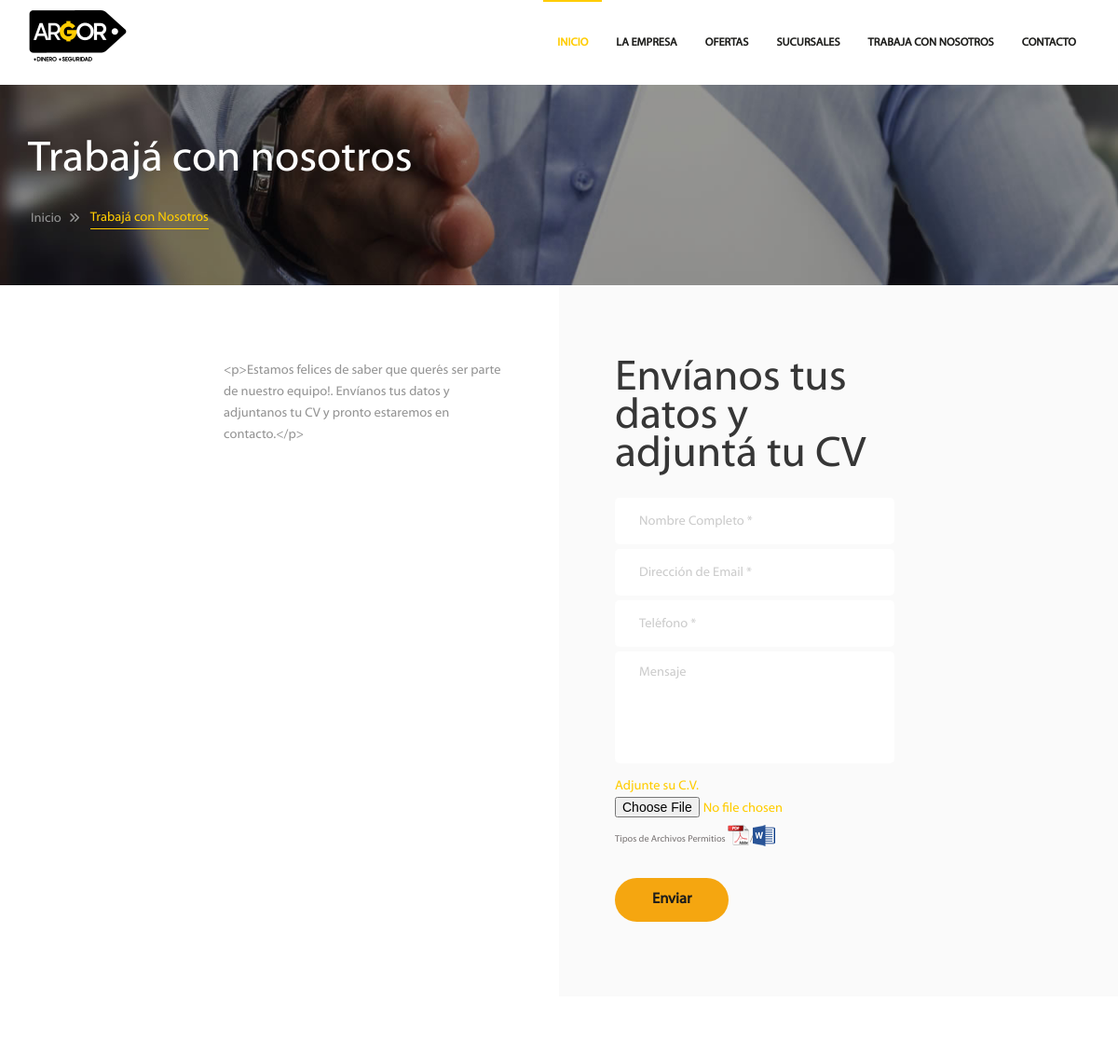
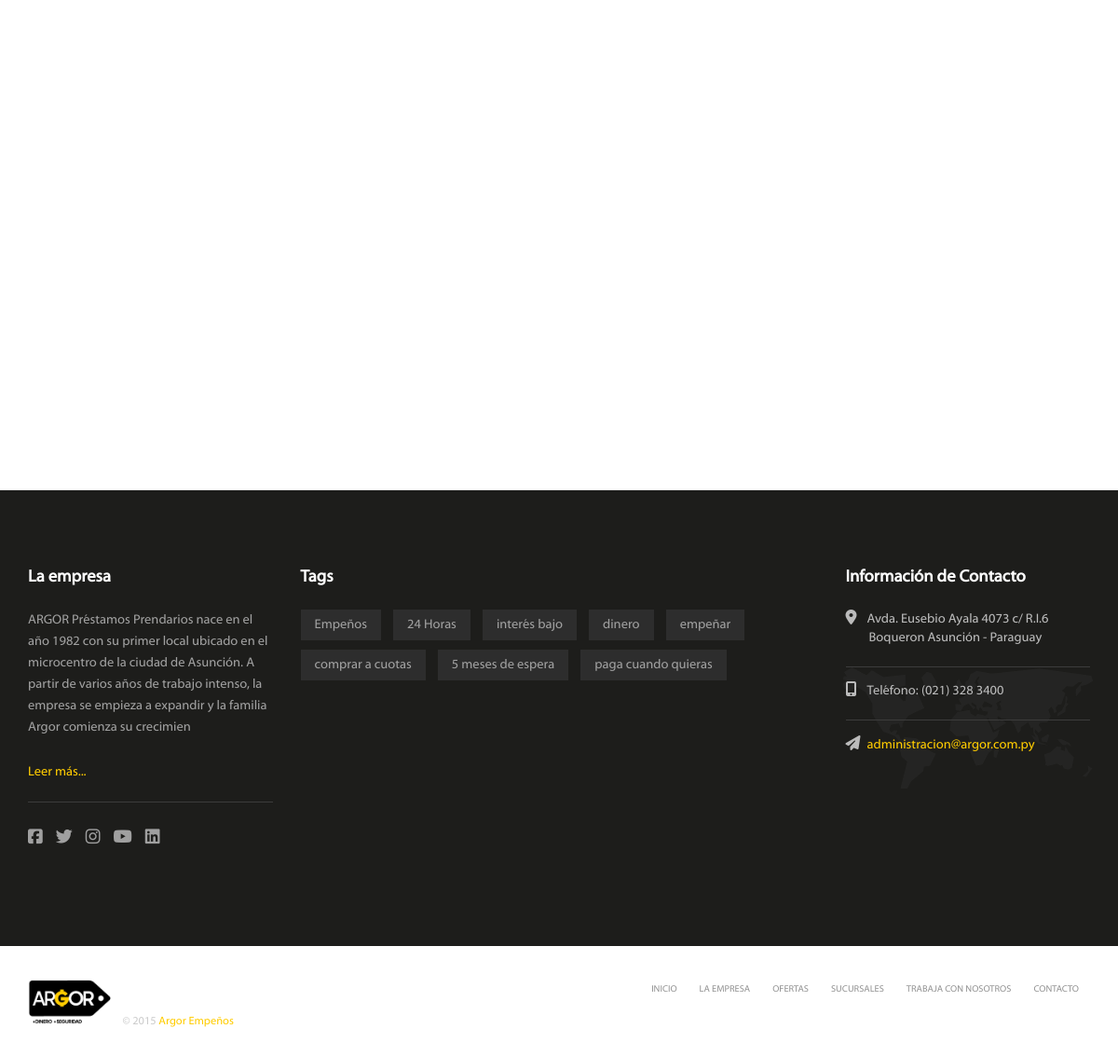
Page /trabaja-con-nosotros.php on the committed database (2 pictures, top to bottom).
### tables this page shows
CREATE TABLE IF NOT EXISTS `logo` (
  `id` int(11) NOT NULL AUTO_INCREMENT,
  `logo` varchar(80) DEFAULT NULL,
  `alt` varchar(80) DEFAULT NULL,
  PRIMARY KEY (`id`)
);

CREATE TABLE IF NOT EXISTS `secciones` (
  `id` int(11) NOT NULL AUTO_INCREMENT,
  `secciones` varchar(60) NOT NULL,
  `url_amigable` varchar(80) NOT NULL,
  `titulo_pagina` varchar(160) DEFAULT NULL,
  `descripcion_pagina` varchar(255) DEFAULT NULL,
  `keywords_pagina` varchar(255) DEFAULT NULL,
  `mostrar` int(1) unsigned DEFAULT NULL,
  PRIMARY KEY (`id`)
);

CREATE TABLE IF NOT EXISTS `trabaja_con_nosotros` (
  `id` int(11) NOT NULL,
  `titulo` varchar(60) DEFAULT NULL,
  `contenido` text,
  `encabezado` varchar(255) DEFAULT NULL,
  PRIMARY KEY (`id`)
);

CREATE TABLE IF NOT EXISTS `la_empresa` (
  `id` int(11) NOT NULL AUTO_INCREMENT,
  `titulo1` varchar(160) DEFAULT NULL,
  `contenido1` text,
  `titulo2` varchar(160) DEFAULT NULL,
  `contenido2` text,
  `mision` text,
  `vision` text,
  `valores` text,
  `pas` text,
  `img` varchar(60) DEFAULT NULL,
  `img_pas` varchar(60) DEFAULT NULL,
  `titulo_pas` varchar(60) DEFAULT NULL,
  PRIMARY KEY (`id`)
);

CREATE TABLE IF NOT EXISTS `redes_sociales` (
  `id` int(11) NOT NULL AUTO_INCREMENT,
  `descripcion` varchar(60) NOT NULL,
  `img` varchar(60) DEFAULT NULL,
  `url` varchar(120) DEFAULT NULL,
  `mostrar` int(1) DEFAULT NULL,
  PRIMARY KEY (`id`)
);

CREATE TABLE IF NOT EXISTS `tags` (
  `id` int(11) NOT NULL AUTO_INCREMENT,
  `descripcion` varchar(180) NOT NULL,
  `mostrar` int(1) DEFAULT NULL,
  PRIMARY KEY (`id`)
);

CREATE TABLE IF NOT EXISTS `contacto` (
  `id` int(11) NOT NULL AUTO_INCREMENT,
  `titulo_left` varchar(160) DEFAULT NULL,
  `titulo_local` varchar(160) DEFAULT NULL,
  `direccion_local` varchar(255) DEFAULT NULL,
  `telefono_local` varchar(60) DEFAULT NULL,
  `email_local` varchar(60) DEFAULT NULL,
  `titulo_horario` varchar(160) DEFAULT NULL,
  `horario_dia` varchar(60) DEFAULT NULL,
  `horario_sabados` varchar(60) DEFAULT NULL,
  `horario_info` varchar(255) DEFAULT NULL,
  `titulo_right` varchar(160) DEFAULT NULL,
  `map_latitude` varchar(30) DEFAULT NULL,
  `map_longitude` varchar(30) DEFAULT NULL,
  `email_formulario` varchar(60) DEFAULT NULL,
  `email_cv` varchar(60) DEFAULT NULL,
  PRIMARY KEY (`id`)
);

### trabaja-con-nosotros.php (the view, shortened to what the rows shown need)
<?php
include 'header.php';
$sqlTrabaja = "SELECT * FROM trabaja_con_nosotros WHERE id = 1";
$db->setQuery($sqlTrabaja);
$work = $db->loadObject();
?>
<div class="page-content dark custom-img-background page-trabaja page-title mb-0">
    <div class="container">
        <div class="row">
            <div class="col-md-12 triggerAnimation animated" data-animate='fadeInUp'>
                <div class="simple-heading mb-30">
                    <h2>Trabajá con nosotros</h2>
                </div>
            </div>
        </div>
    </div>
</div>
<div class="page-content">
    <div class="container-fluid">
        <div class="row mb-0">
            <div class="col-md-6 clearfix custom-col-padding left-col pt-80 pb-0 mb-0">
                <?php echo utf8_encode($work->contenido); ?>
            </div>
            <div class="col-md-6 bkg-grey custom-col-padding right-col pt-80 pb-80 mb-0">
                <div class="simple-heading">
                    <h2><?php echo utf8_encode($work->encabezado); ?></h2>
                </div>
                <form class="wpcf7" method="post" id="frm-cv" enctype="multipart/form-data" action="ajax/submit-cv-ajax.php">
                </form>
            </div>
        </div>
    </div>
</div>
<?php include 'footer.php'; ?>

### header.php (shortened to what the rows shown need)
<?php
include 'db-config/database.class.php';
$db = DataBase::getInstance();
include 'lib/functions.php';
$sqlLogo = "SELECT logo, alt FROM logo WHERE id = 1";
$db->setQuery($sqlLogo);
$logo = $db->loadObject();
$sqlSecciones = "SELECT * FROM secciones";
$db->setQuery($sqlSecciones);
$secciones = $db->loadObjectList();
$inicio = array();
$empresa = array();
$ofertas = array();
$sucursales = array();
$trabaja = array();
$contacto = array();
foreach ($secciones as $seccion) {
    switch ($seccion->secciones) {
        case 'inicio':
            array_push($inicio, array('titulo' => utf8_encode($seccion->secciones), 'url' => $seccion->url_amigable, 'mostrar' => $seccion->mostrar, 'title' => utf8_encode($seccion->titulo_pagina), 'descripcion' => utf8_encode($seccion->descripcion_pagina), 'keywords' => utf8_encode($seccion->keywords_pagina)));
            break;
        case 'la empresa':
            array_push($empresa, array('titulo' => utf8_encode($seccion->secciones), 'url' => $seccion->url_amigable, 'mostrar' => $seccion->mostrar, 'title' => utf8_encode($seccion->titulo_pagina), 'descripcion' => utf8_encode($seccion->descripcion_pagina), 'keywords' => utf8_encode($seccion->keywords_pagina)));
            break;
        case 'ofertas':
            array_push($ofertas, array('titulo' => utf8_encode($seccion->secciones), 'url' => $seccion->url_amigable, 'mostrar' => $seccion->mostrar, 'title' => utf8_encode($seccion->titulo_pagina), 'descripcion' => utf8_encode($seccion->descripcion_pagina), 'keywords' => utf8_encode($seccion->keywords_pagina)));
            break;
        case 'sucursales':
            array_push($sucursales, array('titulo' => utf8_encode($seccion->secciones), 'url' => $seccion->url_amigable, 'mostrar' => $seccion->mostrar, 'title' => utf8_encode($seccion->titulo_pagina), 'descripcion' => utf8_encode($seccion->descripcion_pagina), 'keywords' => utf8_encode($seccion->keywords_pagina)));
            break;
        case 'trabaja con nosotros':
            array_push($trabaja, array('titulo' => utf8_encode($seccion->secciones), 'url' => $seccion->url_amigable, 'mostrar' => $seccion->mostrar, 'title' => utf8_encode($seccion->titulo_pagina), 'descripcion' => utf8_encode($seccion->descripcion_pagina), 'keywords' => utf8_encode($seccion->keywords_pagina)));
            break;
        case 'contacto':
            array_push($contacto, array('titulo' => utf8_encode($seccion->secciones), 'url' => $seccion->url_amigable, 'mostrar' => $seccion->mostrar, 'title' => utf8_encode($seccion->titulo_pagina), 'descripcion' => utf8_encode($seccion->descripcion_pagina), 'keywords' => utf8_encode($seccion->keywords_pagina)));
            break;
    }
}
$actualPage = getPage();
$currentIndex = '';
$currentOfertas = '';
$currentEmpresa = '';
$currentSucursales = '';
$currentTrabaja = '';
$currentContato = '';
$actualPage = str_replace('argor.com.py', '', $actualPage);
switch ($actualPage) {
    default:
        $currentIndex = 'current-menu-item';
        break;
}
?>
<!DOCTYPE html>
<html>
    <head>
        <link rel="stylesheet" href="<?php echo getUrl(); ?>css/bootstrap.css"/>
        <link rel="stylesheet" href="<?php echo getUrl(); ?>css/style.css"/>
        <link rel="stylesheet" href="<?php echo getUrl(); ?>css/color-default.css"/>
        <link rel="stylesheet" href="<?php echo getUrl(); ?>css/retina.css"/>
        <link rel="stylesheet" href="<?php echo getUrl(); ?>css/responsive.css"/>
        <link rel="stylesheet" href="<?php echo getUrl(); ?>css/animate.css"/>
        <link rel='stylesheet' href='<?php echo getUrl(); ?>owl-carousel/owl.carousel.css'/>
        <link rel='stylesheet' href='<?php echo getUrl(); ?>owl-carousel/owl.theme.css'/>
        <link rel="stylesheet" href="<?php echo getUrl(); ?>masterslider/style/masterslider.css" />
        <link rel="stylesheet" href="<?php echo getUrl(); ?>masterslider/skins/default/style.css" />
        <link href='<?php echo getUrl(); ?>masterslider/style/ms-staff-style.css' rel='stylesheet' type='text/css'>
    </head>
    <body>
        <div id="header-wrapper">
            <header id="header" class="dark">
                <div class="header-inner">
                    <div class="container">
                        <div class="main-nav">
                            <div class="row">
                                <div class="col-md-12 triggerAnimation animated" data-animate='fadeInDown'>
                                    <nav class="navbar navbar-default nav-left pi-mega">
                                        <div class="navbar-header">
                                            <div class="logo">
                                                <a href="/">
                                                    <img src="<?php echo getUrl() . 'img/' . utf8_encode($logo->logo); ?>" alt="<?php echo utf8_encode($logo->alt); ?>">
                                                </a>
                                            </div>
                                        </div>
                                        <div class="collapse navbar-collapse">
                                            <ul class="nav navbar-nav pi-nav">
                                                <?php if ($inicio[0]['mostrar'] == 1): ?>
                                                    <li class="dropdown <?php echo $currentIndex; ?>"><a href="<?php echo $inicio[0]['url']; ?>"><?php echo $inicio[0]['titulo']; ?></a></li>
                                                <?php endif; ?>
                                                <?php if ($empresa[0]['mostrar'] == 1): ?>
                                                    <li class="dropdown <?php echo $currentEmpresa; ?>"><a href="<?php echo getUrl() . $empresa[0]['url']; ?>"><?php echo $empresa[0]['titulo']; ?></a></li>
                                                <?php endif; ?>
                                                <?php if ($ofertas[0]['mostrar'] == 1): ?>
                                                    <li class="dropdown <?php echo $currentOfertas; ?>"><a href="<?php echo getUrl() . $ofertas[0]['url']; ?>"><?php echo $ofertas[0]['titulo']; ?></a></li>
                                                <?php endif; ?>
                                                <?php if ($sucursales[0]['mostrar'] == 1): ?>
                                                    <li class="dropdown <?php echo $currentSucursales; ?>"><a href="<?php echo getUrl() . $sucursales[0]['url']; ?>"><?php echo $sucursales[0]['titulo']; ?></a></li>
                                                <?php endif; ?>
                                                <?php if ($trabaja[0]['mostrar'] == 1): ?>
                                                    <li class="dropdown <?php echo $currentTrabaja; ?>"><a href="<?php echo getUrl() . $trabaja[0]['url']; ?>"><?php echo $trabaja[0]['titulo']; ?></a></li>
                                                <?php endif; ?>
                                                <?php if ($contacto[0]['mostrar'] == 1): ?>
                                                    <li class="dropdown <?php echo $currentContato; ?>"><a href="<?php echo getUrl() . $contacto[0]['url']; ?>"><?php echo $contacto[0]['titulo']; ?></a></li>
                                                <?php endif; ?>
                                            </ul>
                                        </div>
                                    </nav>
                                </div>
                            </div>
                        </div>
                    </div>
                </div>
            </header>
        </div>

### footer.php (shortened to what the rows shown need)
<?php
$sqlMap = "SELECT map_latitude, map_longitude FROM contacto WHERE id = 1";
$db->setQuery($sqlMap);
$sqlRedes = "SELECT * FROM redes_sociales WHERE mostrar = 1";
$db->setQuery($sqlRedes);
$redes = $db->loadObjectList();
$sqlTags = "SELECT * FROM tags WHERE mostrar = 1";
$db->setQuery($sqlTags);
$tags = $db->loadObjectList();
$sqlLaEmpresa = "SELECT contenido1 FROM la_empresa WHERE id = 1";
$db->setQuery($sqlLaEmpresa);
$laEmpresa = $db->loadObject();
$sqlContactoFooter = "SELECT * FROM contacto WHERE id = 1";
$db->setQuery($sqlContactoFooter);
$contactoFooter = $db->loadObject();
?>
<div id="footer-wrapper">
    <footer id="footer">
        <div class="container">
            <div class="row">
                <ul class="col-md-3 col-sm-6 footer-widget-container">
                    <li class="widget widget_text">
                        <div class="title">
                            <h3>La empresa</h3>
                        </div>
                        <p>
                            <?php echo utf8_encode(substr($laEmpresa->contenido1, 0, 240)); ?>
                        </p>
                        <a href="<?php echo getUrl() ?>empresa"><span>Leer más...</span></a>
                        <ul class="social-links">
                            <?php foreach ($redes as $red): ?>
                                <li><a href="<?php echo $red->url; ?>"><i class="<?php echo $red->img; ?>"></i></a></li>
                            <?php endforeach; ?>
                        </ul>
                    </li>
                </ul>
                <ul class="col-md-6 col-sm-6 footer-widget-container">
                    <li class="widget widget_tag_cloud">
                        <div class="tagcloud">
                            <?php foreach ($tags as $tag): ?>
                                <a href="#"><?php echo utf8_encode($tag->descripcion); ?></a>
                            <?php endforeach; ?>
                        </div>
                    </li>
                </ul>
                <ul class="col-md-3 col-sm-6 footer-widget-container contact-info-widget-bkg">
                    <li class="widget contact-info">
                        <ul class="contact-info-list">
                            <li>
                                <i class="fa fa-map-marker"></i>
                                <?php echo utf8_encode($contactoFooter->direccion_local); ?>
                            </li>
                            <li>
                                <i class="fa fa-mobile"></i>
                                Teléfono: <?php echo utf8_encode($contactoFooter->telefono_local); ?>
                            </li>
                            <li>
                                <i class="fa fa-paper-plane"></i>
                                <a href="mailto:<?php echo utf8_encode($contactoFooter->email_local); ?>"><span><?php echo utf8_encode($contactoFooter->email_local); ?></span></a>
                            </li>
                        </ul>
                    </li>
                </ul>
            </div>
        </div>
    </footer>
</div>
<div id="copyright-container">
    <div class="container">
        <div class="row">
            <div class="col-md-6">
                <ul class="breadcrumb">
                    <?php if ($inicio[0]['mostrar'] == 1): ?>
                        <li><a href="<?php echo $inicio[0]['url']; ?>"><?php echo $inicio[0]['titulo']; ?></a></li>
                    <?php endif; ?>
                    <?php if ($empresa[0]['mostrar'] == 1): ?>
                        <li><a href="<?php echo getUrl() . $empresa[0]['url']; ?>"><?php echo $empresa[0]['titulo']; ?></a></li>
                    <?php endif; ?>
                    <?php if ($ofertas[0]['mostrar'] == 1): ?>
                        <li><a href="<?php echo getUrl() . $ofertas[0]['url']; ?>"><?php echo $ofertas[0]['titulo']; ?></a></li>
                    <?php endif; ?>
                    <?php if ($sucursales[0]['mostrar'] == 1): ?>
                        <li><a href="<?php echo getUrl() . $sucursales[0]['url']; ?>"><?php echo $sucursales[0]['titulo']; ?></a></li>
                    <?php endif; ?>
                    <?php if ($trabaja[0]['mostrar'] == 1): ?>
                        <li><a href="<?php echo getUrl() . $trabaja[0]['url']; ?>"><?php echo $trabaja[0]['titulo']; ?></a></li>
                    <?php endif; ?>
                    <?php if ($contacto[0]['mostrar'] == 1): ?>
                        <li><a href="<?php echo getUrl() . $contacto[0]['url']; ?>"><?php echo $contacto[0]['titulo']; ?></a></li>
                    <?php endif; ?>
                </ul>
            </div>
        </div>
    </div>
</div>
</body>
</html>

### rows in the picture
logo: logo (picture)
secciones: secciones "INICIO"
secciones: secciones "LA EMPRESA"
secciones: secciones "OFERTAS"
secciones: secciones "SUCURSALES"
secciones: secciones "TRABAJA CON NOSOTROS"
secciones: secciones "CONTACTO"
trabaja_con_nosotros: contenido "<p>Estamos felices de saber que querés ser parte de nuestro equipo!. Envíanos tus datos y adjuntanos tu CV y pronto estaremos en contacto.</p>", encabezado "Envíanos tus datos y adjuntá tu CV"
la_empresa: contenido1 "ARGOR Préstamos Prendarios nace en el año 1982 con su primer local ubicado en el microcentro de la ciudad de Asunción. A partir de varios años de trabajo intenso, la empresa se empieza a expandir y la familia Argor comienza su crecimien"
tags: descripcion "Empeños"
tags: descripcion "24 Horas"
tags: descripcion "interés bajo"
tags: descripcion "dinero"
tags: descripcion "empeñar"
tags: descripcion "comprar a cuotas"
tags: descripcion "5 meses de espera"
tags: descripcion "paga cuando quieras"
contacto: direccion_local "Avda. Eusebio Ayala 4073 c/ R.I.6 Boqueron Asunción - Paraguay", telefono_local "(021) 328 3400", email_local "administracion@argor.com.py"
